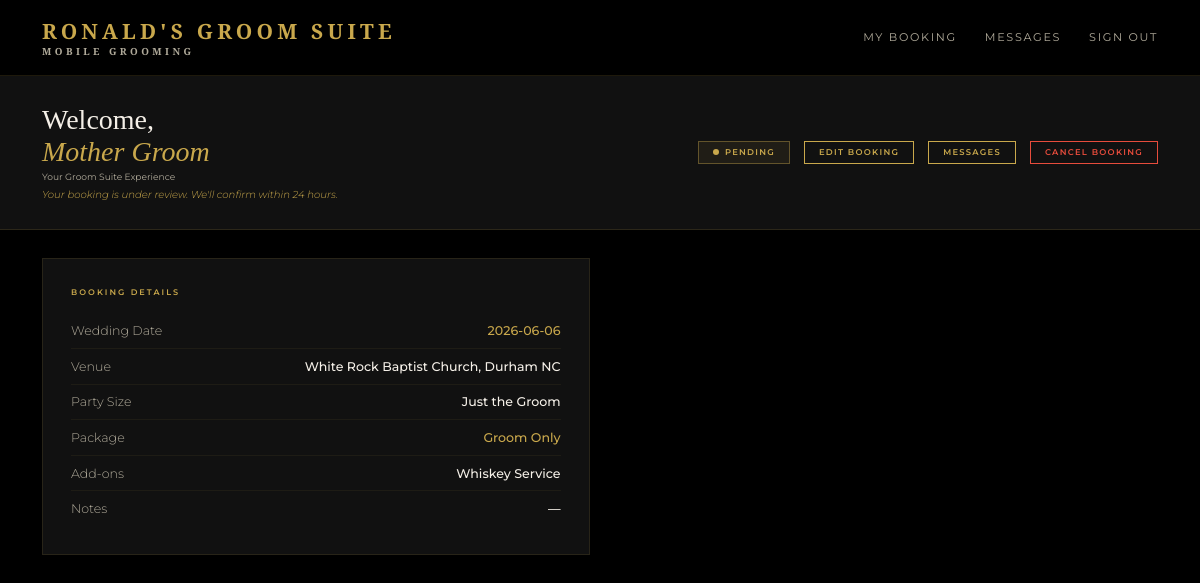
The app's page /portal (signed in), older data.
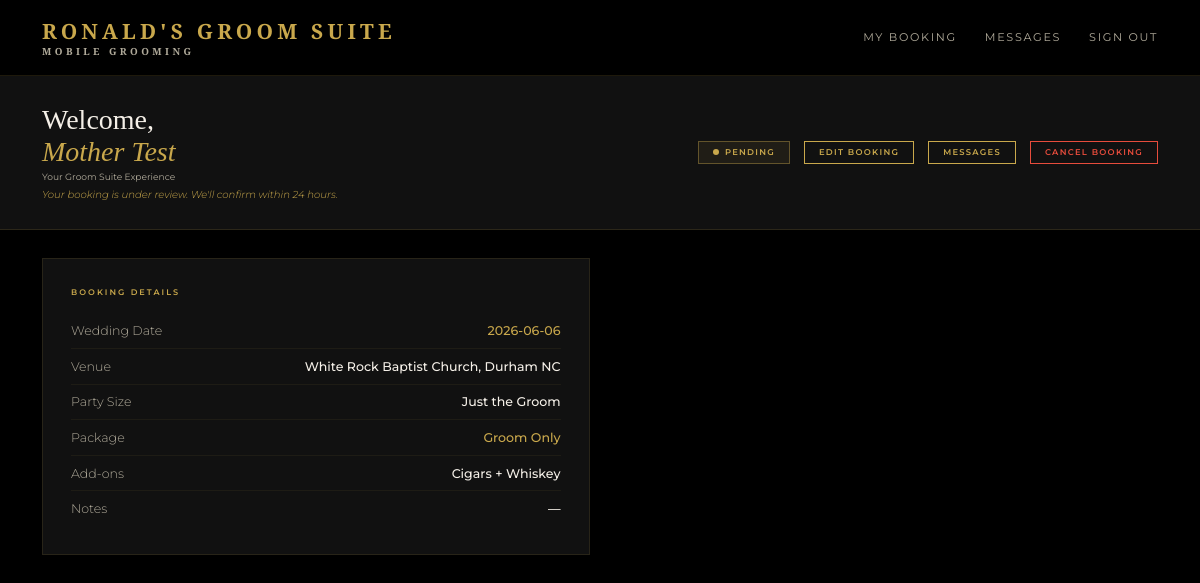
The same page, newer data.
### models.py (models this page shows)
class User(UserMixin, db.Model):
    id = db.Column(db.Integer, primary_key=True)
    name = db.Column(db.String(100), nullable=False)
    email = db.Column(db.String(120), unique=True, nullable=False)
    password = db.Column(db.String(200), nullable=False)
    role = db.Column(db.String(20), default='client')
    phone = db.Column(db.String(20))
    password_changed = db.Column(db.Boolean, default=False)
    bookings = db.relationship('Booking', backref='client', lazy=True)

class Booking(db.Model):
    id = db.Column(db.Integer, primary_key=True)
    wedding_date = db.Column(db.String(50), nullable=False)
    venue = db.Column(db.String(200), nullable=False)
    start_time = db.Column(db.String(20))
    party_size = db.Column(db.Integer, default=1)
    package = db.Column(db.String(100))
    addons = db.Column(db.String(200))
    notes = db.Column(db.Text)
    status = db.Column(db.String(20), default='pending')
    created_at = db.Column(db.DateTime, default=datetime.utcnow)
    user_id = db.Column(db.Integer, db.ForeignKey('user.id'), nullable=False)
    party_members = db.relationship('PartyMember', backref='booking', lazy=True)
    messages = db.relationship('Message', backref='booking_messages', lazy=True, foreign_keys='Message.booking_id')

### routes.py (the view)
    @app.route('/portal')
    @login_required
    def portal():
        if current_user.role == 'admin':
            return redirect(url_for('admin_dashboard'))
        booking = Booking.query.filter_by(user_id=current_user.id).first()
        return render_template('portal.html', booking=booking)

### templates/portal.html (shortened to what this page needs)
{% extends 'base.html' %}
{% block content %}
<div class="portal-header">
  <div>
    <h1 class="portal-greeting">Welcome,<br><span>{{ current_user.name }}</span></h1>
    <p class="portal-meta">Your Groom Suite Experience</p>
    {% if booking %}
      {% if booking.status == 'pending' %}
      <p class="portal-status-msg" style="color:var(--gold);">Your booking is under review. We'll confirm within 24 hours.</p>
      {% elif booking.status == 'confirmed' %}
      <p class="portal-status-msg" style="color:#2ecc71;">You're confirmed! Add or update your party members as needed and check your messages.</p>
      {% elif booking.status == 'rejected' %}
      <p class="portal-status-msg" style="color:#e74c3c;">Unfortunately we're unavailable for your date. Please contact us to reschedule.</p>
      {% elif booking.status == 'cancelled' %}
      <p class="portal-status-msg" style="color:#999;">Your booking has been cancelled. Please contact us to rebook.</p>
      {% endif %}
    {% endif %}
  </div>
  {% if booking %}
  <div style="display:flex;gap:1rem;align-items:center;flex-wrap:wrap;">
    <div class="status-badge status-{{ booking.status }}">
      <span class="status-dot"></span>
      {{ booking.status|capitalize }}
    </div>
    <a href="{{ url_for('edit_booking') }}" class="btn-outline" style="padding:0.4rem 1rem;font-size:0.6rem;">Edit Booking</a>
    <a href="{{ url_for('portal_messages') }}" class="btn-outline" style="padding:0.4rem 1rem;font-size:0.6rem;">Messages {% if unread_count > 0 %}<span class="unread-badge">{{ unread_count }}</span>{% endif %}</a>
    {% if booking.status != 'cancelled' %}
    <button onclick="document.getElementById('cancel-confirm').style.display='block'" class="btn-outline" style="padding:0.4rem 1rem;font-size:0.6rem;border-color:#e74c3c;color:#e74c3c;">Cancel Booking</button>
    {% endif %}
  </div>
  {% endif %}
</div>
<div class="portal-body">
  {% if booking %}
  <div class="portal-card">
    <div class="portal-card-title">Booking Details</div>
    <div class="detail-row">
      <span class="detail-label">Wedding Date</span>
      <span class="detail-value gold">{{ booking.wedding_date }}</span>
    </div>
    <div class="detail-row">
      <span class="detail-label">Venue</span>
      <span class="detail-value">{{ booking.venue }}</span>
    </div>
    <div class="detail-row">
      <span class="detail-label">Party Size</span>
      <span class="detail-value">
        {% if booking.party_size == 1 %}Just the Groom
        {% elif booking.party_size == 4 %}Up to 4
        {% elif booking.party_size == 8 %}Up to 8
        {% elif booking.party_size == 12 %}Up to 12
        {% else %}{{ booking.party_size }}
        {% endif %}
      </span>
    </div>
    <div class="detail-row">
      <span class="detail-label">Package</span>
      <span class="detail-value gold">{{ booking.package or 'TBD' }}</span>
    </div>
    <div class="detail-row">
      <span class="detail-label">Add-ons</span>
      <span class="detail-value">{{ booking.addons or 'None' }}</span>
    </div>
    <div class="detail-row">
      <span class="detail-label">Notes</span>
      <span class="detail-value">{{ booking.notes or '—' }}</span>
    </div>
  </div>
  {% else %}
  <div class="empty-state">
    <p>You don't have a booking yet.</p>
    <a href="{{ url_for('index') }}" class="btn-gold" style="margin-top:1.5rem;width:auto;padding:0.75rem 2rem;">Submit an Inquiry</a>
  </div>
  {% endif %}
</div>
{% endblock %}

### templates/base.html (shortened to what this page needs)
<!DOCTYPE html>
<html lang="en">
<head>
  <link rel="stylesheet" href="{{ url_for('static', filename='css/style.css') }}?v={{ range(1, 99999) | random }}">
</head>
<body>
  <nav class="navbar">
    <div class="nav-logo">Ronald's Groom Suite <span>Mobile Grooming</span></div>
    <div class="nav-links">
      {% if current_user.is_authenticated %}
        {% if current_user.role == 'admin' %}
          <a href="{{ url_for('admin_dashboard') }}">Dashboard</a>
          <a href="{{ url_for('admin_dashboard') }}">Messages {% if unread_count > 0 %}<span class="unread-badge">{{ unread_count }}</span>{% endif %}</a>
          <a href="{{ url_for('admin_calendar') }}">Calendar</a>
        {% else %}
          <a href="{{ url_for('portal') }}">My Booking</a>
          <a href="{{ url_for('portal_messages') }}">Messages {% if unread_count > 0 %}<span class="unread-badge">{{ unread_count }}</span>{% endif %}</a>
        {% endif %}
        <a href="{{ url_for('logout') }}">Sign Out</a>
      {% else %}
        <a href="{{ url_for('index') }}">Home</a>
        <a href="{{ url_for('inquiry') }}">Book Now</a>
        <a href="{{ url_for('login') }}">Login</a>
      {% endif %}
    </div>
  </nav>
  {% block content %}{% endblock %}
</body>
</html>

### static/css/style.css (style rules this page uses)
*, *::before, *::after { box-sizing: border-box; margin: 0; padding: 0; }
:root { --gold: #C9A84C; --gold-light: #E8C96A; --gold-dim: #8a6f2e; --black: #000000; --black-2: #111111; --black-3: #1A1A1A; --black-5: #2C2C2C; --white: #F5F0E8; --white-dim: #b0aa9a; --font-display: 'Cormorant Garamond', serif; --font-body: 'Montserrat', sans-serif; }
html { font-size: 14px; }
body { font-family: var(--font-body); background: var(--black); color: var(--white); min-height: 100vh; }
.navbar { display: flex; align-items: center; justify-content: space-between; padding: 1.2rem 3rem; background: rgba(0,0,0,0.95); border-bottom: 1px solid rgba(201,168,76,0.15); position: sticky; top: 0; z-index: 100; }
.nav-logo { font-family: var(--font-display); font-size: 1.5rem; font-weight: 600; color: var(--gold); letter-spacing: 0.2em; text-transform: uppercase; }
.nav-logo span { display: block; font-size: 0.7rem; letter-spacing: 0.35em; color: var(--white-dim); }
.nav-links { display: flex; gap: 2rem; }
.nav-links a { font-size: 0.8rem; letter-spacing: 0.15em; text-transform: uppercase; color: var(--white-dim); text-decoration: none; transition: color 0.2s; }
.btn-outline { display: inline-block; padding: 0.65rem 1.5rem; background: transparent; color: var(--gold); font-family: var(--font-body); font-size: 0.7rem; font-weight: 600; letter-spacing: 0.15em; text-transform: uppercase; border: 1px solid var(--gold); cursor: pointer; transition: all 0.2s; text-decoration: none; }
.portal-header { padding: 2rem 3rem; background: var(--black-2); border-bottom: 1px solid rgba(201,168,76,0.15); display: flex; align-items: center; justify-content: space-between; }
.portal-greeting { font-family: var(--font-display); font-size: 2rem; font-weight: 300; }
.portal-greeting span { color: var(--gold); font-style: italic; }
.portal-meta { font-size: 0.65rem; color: var(--white-dim); margin-top: 0.25rem; }
.portal-status-msg { font-size: 0.72rem; color: var(--white-dim); margin-top: 0.4rem; font-style: italic; font-weight: 300; }
.status-badge { display: inline-flex; align-items: center; gap: 0.4rem; padding: 0.4rem 1rem; font-size: 0.6rem; letter-spacing: 0.15em; text-transform: uppercase; font-weight: 600; border: 1px solid; }
.status-pending { border-color: rgba(201,168,76,0.4); color: var(--gold); background: rgba(201,168,76,0.08); }
.status-dot { width: 6px; height: 6px; border-radius: 50%; background: currentColor; }
.portal-body { padding: 2rem 3rem; display: grid; grid-template-columns: 1fr 1fr; gap: 1.5rem; }
.portal-card { background: var(--black-2); border: 1px solid rgba(201,168,76,0.12); padding: 2rem; }
.portal-card-title { font-size: 0.58rem; letter-spacing: 0.25em; text-transform: uppercase; color: var(--gold); margin-bottom: 1.2rem; font-weight: 600; }
.detail-row { display: flex; justify-content: space-between; align-items: center; padding: 0.7rem 0; border-bottom: 1px solid rgba(201,168,76,0.07); font-size: 0.9rem; }
.detail-row:last-child { border-bottom: none; }
.detail-label { color: var(--white-dim); font-weight: 300; }
.detail-value { color: var(--white); font-weight: 500; }
.detail-value.gold { color: var(--gold); }

Row changes from the older to the newer data that the page shows:
changed User: name "Mother Groom" → "Mother Test"
changed Booking "White Rock Baptist Church, Durham NC": addons "Whiskey Service" → "Cigars + Whiskey"
